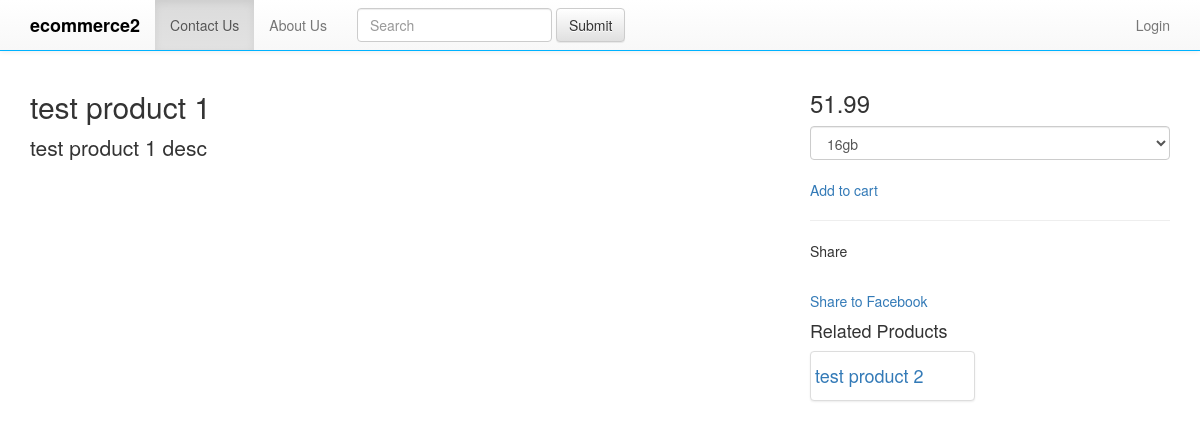
The app's page /product/cbv/1, older data.
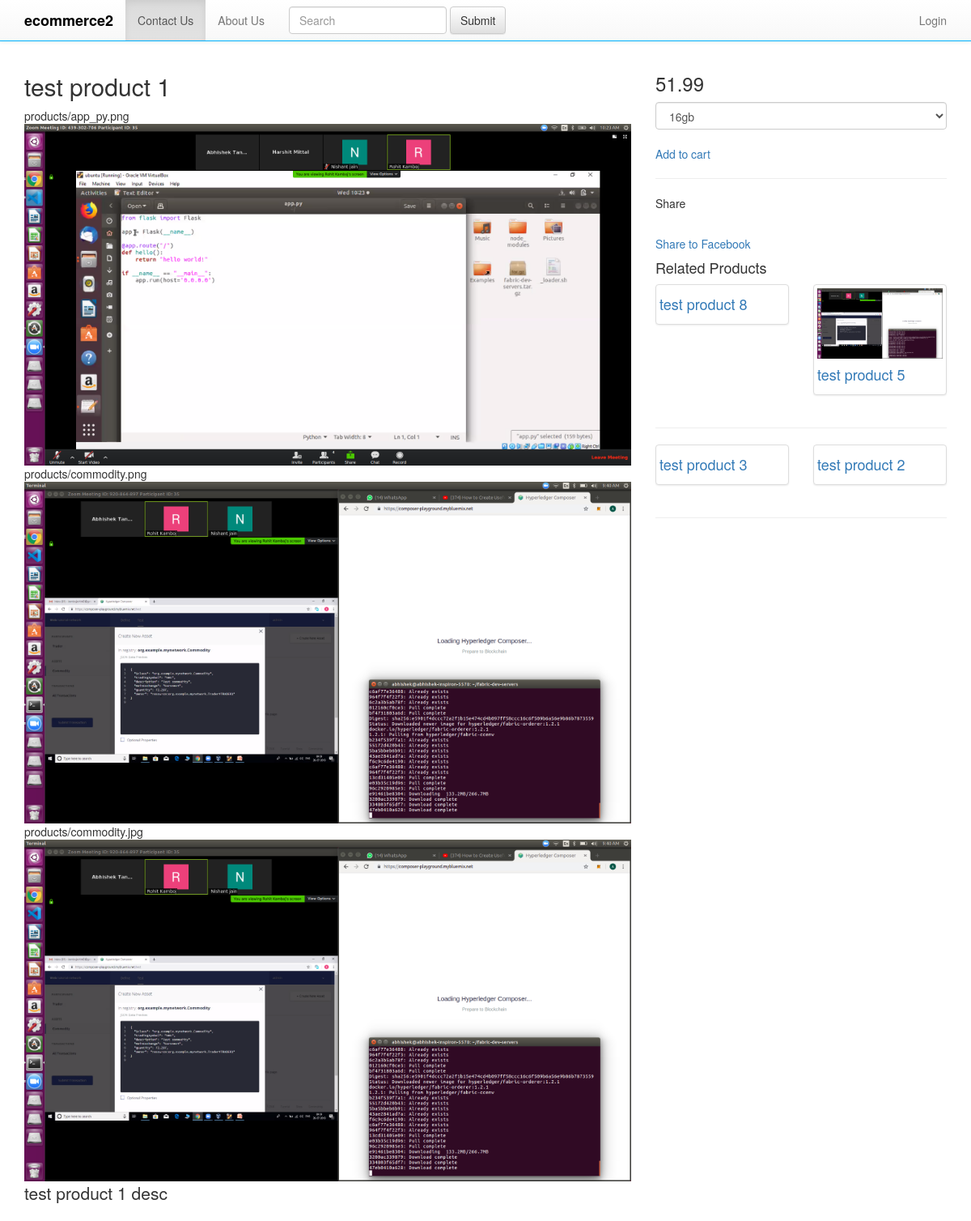
The same page, newer data.
### products/models.py (models this page shows, shortened)
class Product(models.Model):
    title = models.CharField(max_length=120)
    description = models.TextField(blank = True,null = True)
    active = models.BooleanField(default = True)
    price = models.DecimalField(decimal_places = 2,max_digits=6)
    categories = models.ManyToManyField('Category',blank=True)
    default = models.ForeignKey('Category',related_name='default_category',null=True,blank=True,on_delete=models.CASCADE)
    objects = ProductManager()
    def __str__(self):
        return self.title
    def get_image_url(self):
        print(self)
        img = self.productimage_set.first()
        if img:
            return img.image.url
        return img

class ProductImage(models.Model):
    product=models.ForeignKey(Product,on_delete=models.CASCADE)
    image = models.ImageField(upload_to=image_upload_to)

### products/views.py (the view)
# urls.py: path('cbv/<int:pk>',views.ProductDetailView.as_view(),name="prod-detailclass"),
class ProductDetailView(DetailView):
    model = Product
    template_name = "products/detail.html"
    def get_context_data(self,*args, **kwargs):
        context = super(ProductDetailView,self).get_context_data(*args,**kwargs)
        instance = self.get_object()
        context["related"] = Product.objects.get_relatedproducts(instance).order_by("?")[:4]
        return context

### products/models.py (called while the page is built)
    def get_queryset(self):
        return ProductQuerySet(self.model,using=self._db)

    def get_relatedproducts(self,instance):
        products_one = self.get_queryset().filter(categories__in=instance.categories.all())
        product_two = self.get_queryset().filter(default = instance.default)
        qs = (products_one | product_two).exclude(id=instance.id).distinct()
        return qs

### products/templates/products/detail.html (shortened to what this page needs)
{% extends 'products/base.html' %}
    {% block content %}
        <div class="row">
            <div class="col-sm-8">
                <h2>{{ object.title }}</h2>
                {% if object.productimage_set.count > 0 %}
                <div>
                    {% for img in object.productimage_set.all %}
                    {{ img.image }}
                    <img src="{{ img.image.url }}" class="img-responsive" alt="" />
                    {% endfor %}
                </div>
                {% endif %}
                <p class="lead">
                    {{ object.description }}
                </p>
            </div>
            <div class="col-sm-4">
                {% if object.variation_set.count > 1 %}
                    <h3 id="price">{{ object.price }} </h3>
                <select class="form-control variation_select">
                {% for object_variation in product.variation_set.all %}
                    <option data-sale-price="{{ object_variation.sale_price }}" data-price="{{ object_variation.price }}" value="object_variation.id">{{ object_variation.title }}</option>
                {% endfor %}
                </select>
                {% endif %}
                <br>
                <a href="">Add to cart</a>
                <hr>
                <p>Share</p><br>
                <a href="https://www.facebook.com/sharer/sharer.php?u={{ build_absolute_uri }}" target="_blank">Share to Facebook</a>
                <h4>Related Products</h4>
                <div class="row">
                    {% for products in related %}
                        <div class="col-xs-6">
                            <div class="thumbnail">
                                    {% if products.get_image_url %}
                                    <a href="{% url 'prod-detailclass' pk=products.id  %}">
                                        <img src="{{ products.get_image_url }}" class="img-responsive" alt="" /></a>
                                    {% endif %}
                                    <h4><a href="{% url 'prod-detailclass' pk=products.id  %}">{{ products.title }}</a><br></h4>
                            </div>
                        </div>
                            {% cycle '' '</div><hr><div class="row">' %}
                    {% endfor %}
                </div>
            </div>
        </div>
    {% endblock %}

### products/templates/products/base.html (shortened to what this page needs)
{% load static %}
<!DOCTYPE html>
<html lang="en">
<head>
    <link rel="stylesheet" href="https://maxcdn.bootstrapcdn.com/bootstrap/3.3.7/css/bootstrap.min.css">
<link rel="stylesheet" href="https://maxcdn.bootstrapcdn.com/bootstrap/3.3.7/css/bootstrap-theme.min.css">
    <link rel="stylesheet" type="text/css" href="{% static 'products/navbar.css' %}">
</head>
<body>
    <nav class="navbar navbar-default navbar-static-top">
            <div class="container">
              <div class="navbar-header">
                <a class="navbar-brand" href="#">ecommerce2</a>
              </div>
              <div class="collapse navbar-collapse" id="bs-example-navbar-collapse-1">
                <ul class="nav navbar-nav">
                  <li class="active"><a href="#">Contact Us <span class="sr-only">(current)</span></a></li>
                  <li><a href="#">About Us</a></li>
                </ul>
                <form class="navbar-form navbar-left" method="GET" action="{% url 'productlistview' %}">
                  <div class="form-group">
                    <input type="text" class="form-control" placeholder="Search" name="q">
                  </div>
                  <button type="submit" class="btn btn-default">Submit</button>
                </form>
                <ul class="nav navbar-nav navbar-right">
                  <li><a href="#">Login</a></li>
                </ul>
              </div>
            </div>
          </nav>
    <div class="container">
            {% block content %}
            {% endblock %}
    </div>
</body>
</html>

### products/static/products/navbar.css (style rules this page uses)
body { min-height: 1000px; }
.navbar-static-top { margin-bottom: 19px; background-color:#5ACDFF; border-color:#00B2FF; }
.navbar-default .navbar-brand { color:#000; font-weight: 900; }

Row changes from the older to the newer data that the page shows:
added ProductImage: image "products/app_py.png", image (picture)
added ProductImage: image "products/commodity.png", image (picture)
added ProductImage: image "products/commodity.jpg", image (picture)
added Product: title "test product 8"
added Product: get_image_url (picture), title "test product 5"
added Product: title "test product 3"
